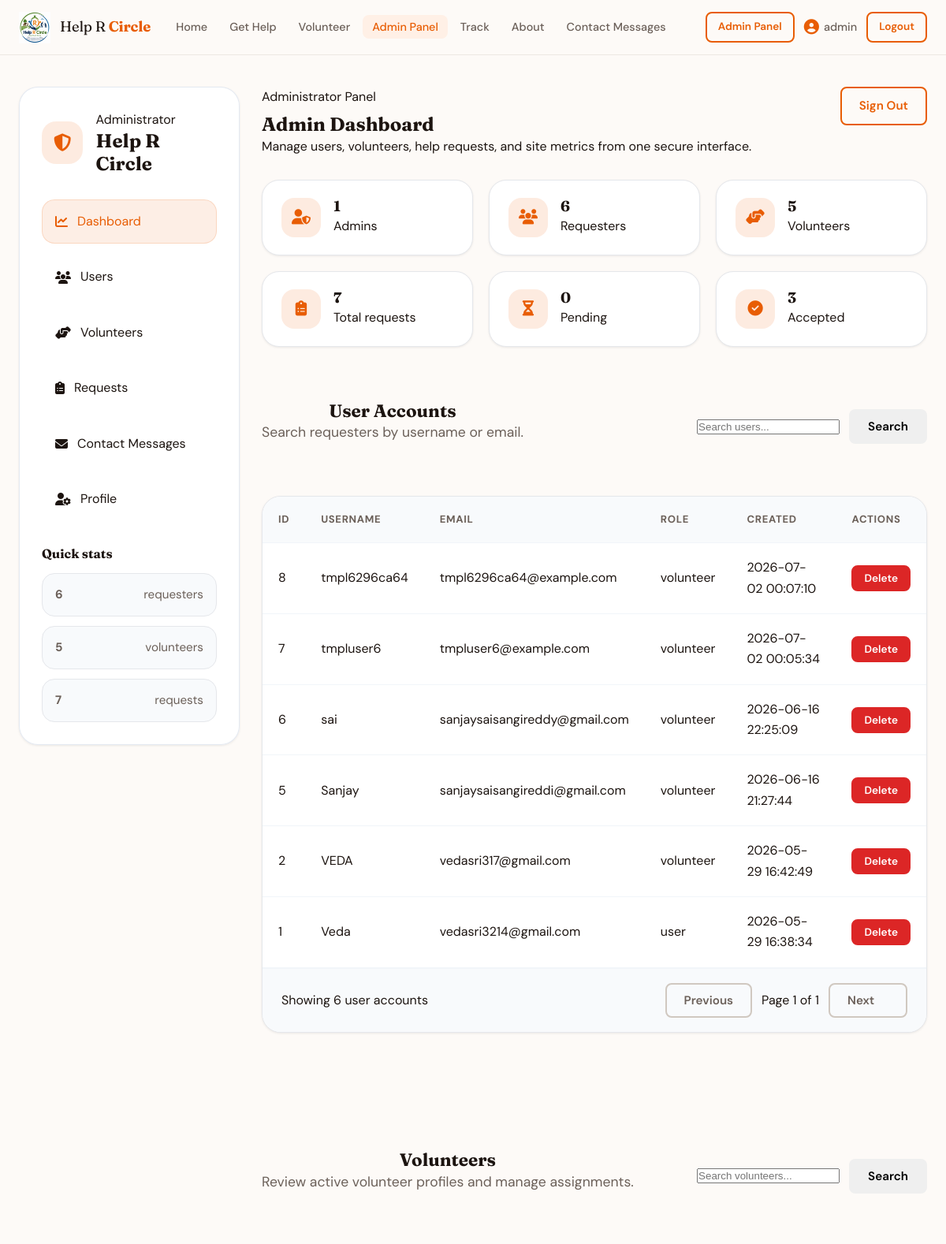
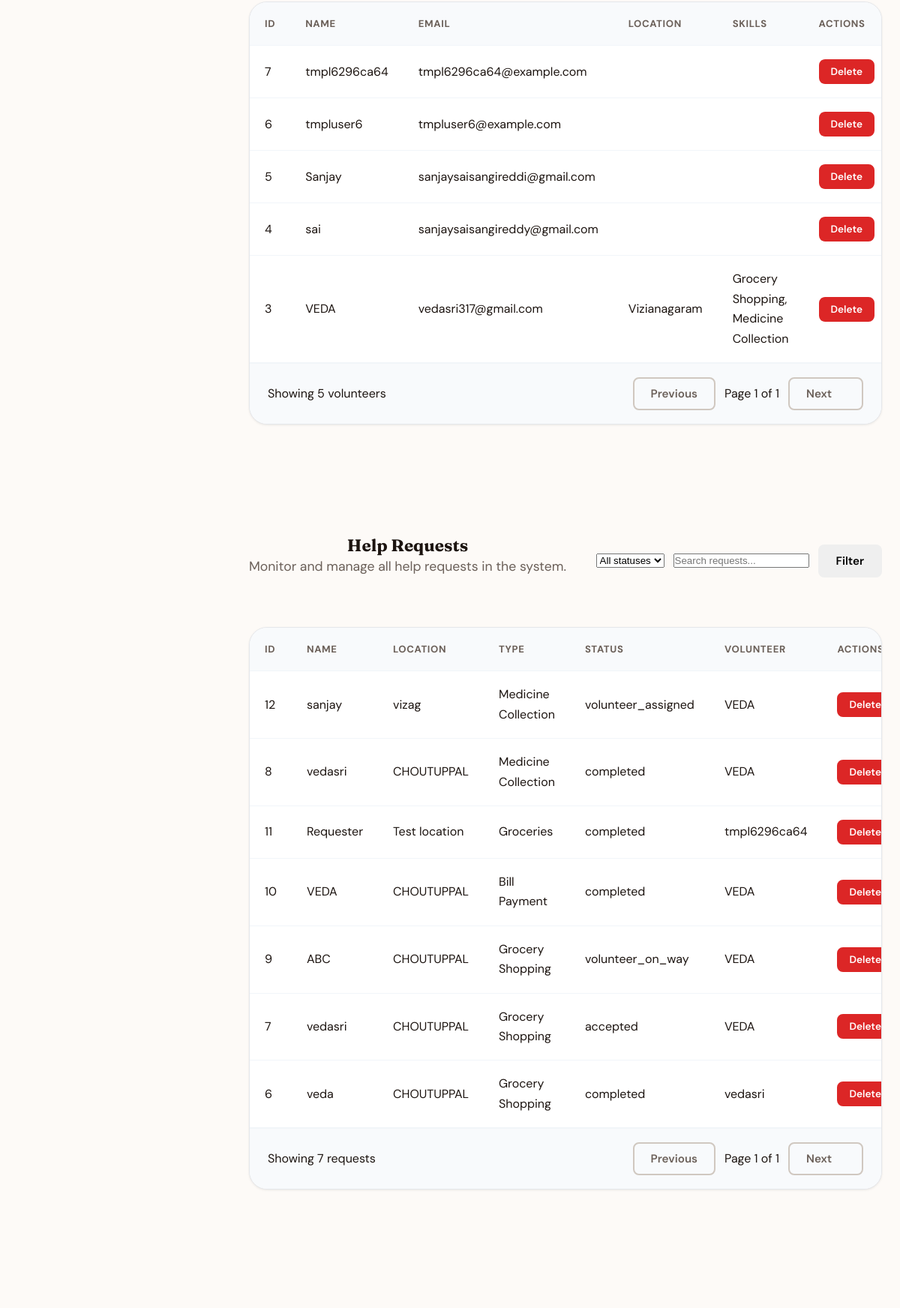
Screenshot of /admin/dashboard (signed in, upper part) with the database file from the repository (2 pictures, top to bottom).
### tables this page shows
CREATE TABLE users (
                id              INTEGER PRIMARY KEY AUTOINCREMENT,
                username        TEXT    NOT NULL UNIQUE,
                email           TEXT    NOT NULL UNIQUE,
                password_hash   TEXT    NOT NULL,
                role            TEXT    NOT NULL DEFAULT 'user',
                created_at      TEXT    DEFAULT (datetime('now', 'localtime')),
                updated_at      TEXT    DEFAULT (datetime('now', 'localtime'))
            , is_verified INTEGER DEFAULT 0, verification_code TEXT, verification_expiry TEXT);

CREATE TABLE volunteers (
                id           INTEGER PRIMARY KEY AUTOINCREMENT,
                name         TEXT NOT NULL,
                phone        TEXT NOT NULL,
                email        TEXT,
                location     TEXT NOT NULL,
                skills       TEXT NOT NULL,
                availability TEXT NOT NULL,
                about        TEXT,
                is_active    INTEGER DEFAULT 1,
                created_at   TEXT DEFAULT (datetime('now', 'localtime'))
            , user_id INTEGER REFERENCES users(id));

CREATE TABLE help_requests (
                id              INTEGER PRIMARY KEY AUTOINCREMENT,
                name            TEXT    NOT NULL,
                phone           TEXT    NOT NULL,
                location        TEXT    NOT NULL,
                help_type       TEXT    NOT NULL,
                description     TEXT    NOT NULL,
                urgency         TEXT    DEFAULT 'normal',
                status          TEXT    DEFAULT 'pending',
                volunteer_name  TEXT    DEFAULT NULL,
                created_at      TEXT    DEFAULT (datetime('now', 'localtime')),
                updated_at      TEXT    DEFAULT (datetime('now', 'localtime'))
            , user_id INTEGER REFERENCES users(id), volunteer_id INTEGER REFERENCES volunteers(id), volunteer_phone TEXT, volunteer_email TEXT, volunteer_location TEXT, volunteer_skills TEXT, accepted_at TEXT, on_the_way_at TEXT, reached_at TEXT, helping_started_at TEXT, completed_at TEXT, request_latitude REAL, request_longitude REAL, volunteer_latitude REAL, volunteer_longitude REAL, assistance_started_at TEXT, last_location_update TEXT, journey_started_at TEXT);

### app.py (the view)
@app.route("/admin/dashboard")
@admin_required
def admin_dashboard():
    status_filter = request.args.get("status", "all")
    user_search = request.args.get("user_search", "").strip()
    volunteer_search = request.args.get("volunteer_search", "").strip()
    request_search = request.args.get("request_search", "").strip()
    users = db.get_all_users(search=user_search)
    volunteers = db.get_all_volunteers(search=volunteer_search)
    requests = db.get_requests(status=status_filter, help_type="all", search=request_search)
    stats = db.get_admin_dashboard_stats()
    return render_template(
        "admin_dashboard.html",
        users=users,
        volunteers=volunteers,
        requests=requests,
        stats=stats,
        status_filter=status_filter,
        user_search=user_search,
        volunteer_search=volunteer_search,
        request_search=request_search
    )

### app.py (called while the page is built)
def admin_required(f):
    @wraps(f)
    def decorated_function(*args, **kwargs):
        if 'user_id' not in session:
            flash("Please log in first.", "error")
            return redirect(url_for('login'))
        if session.get('role') != 'admin':
            flash("Only administrators can access this page.", "error")
            return redirect(url_for('index'))
        return f(*args, **kwargs)
    return decorated_function

### database.py (called while the page is built)
    def _connect(self):
        conn = sqlite3.connect(DB_PATH)
        conn.row_factory = sqlite3.Row
        conn.execute("PRAGMA foreign_keys = ON")
        return conn

    def get_requests(self, status="all", help_type="all", search=""):
        conn  = self._connect()
        query = "SELECT * FROM help_requests WHERE 1=1"
        params = []
        if status != "all":
            query += " AND status = ?"
            params.append(status)
        if help_type != "all":
            query += " AND help_type = ?"
            params.append(help_type)
        if search:
            query += " AND (name LIKE ? OR location LIKE ? OR description LIKE ?)"
            like = f"%{search}%"
            params.extend([like, like, like])
        query += " ORDER BY CASE urgency WHEN 'urgent' THEN 1 WHEN 'normal' THEN 2 ELSE 3 END, created_at DESC"
        rows = conn.execute(query, params).fetchall()
        conn.close()
        return rows

    def get_all_users(self, search=""):
        conn = self._connect()
        query = "SELECT * FROM users WHERE role != 'admin'"
        params = []
        if search:
            query += " AND (username LIKE ? OR email LIKE ?)"
            like = f"%{search}%"
            params.extend([like, like])
        query += " ORDER BY created_at DESC"
        rows = conn.execute(query, params).fetchall()
        conn.close()
        return rows

    def get_all_volunteers(self, search=""):
        conn = self._connect()
        query = "SELECT * FROM volunteers WHERE is_active=1"
        params = []
        if search:
            query += " AND (name LIKE ? OR email LIKE ? OR location LIKE ?)"
            like = f"%{search}%"
            params.extend([like, like, like])
        query += " ORDER BY created_at DESC"
        rows = conn.execute(query, params).fetchall()
        conn.close()
        return rows

### templates/admin_dashboard.html (shortened to what this page needs)
{% extends "base.html" %}
{% block content %}
<div class="dashboard-root">
  <aside class="dashboard-sidebar">
    <div class="sidebar-brand">
      <span class="sidebar-brand-icon"><i class="fas fa-shield-alt"></i></span>
      <div>
        <p class="eyebrow">Administrator</p>
        <h2>Help R Circle</h2>
      </div>
    </div>
    <nav class="dashboard-nav">
      <a href="#overview" class="active"><i class="fas fa-chart-line"></i> Dashboard</a>
      <a href="#users"><i class="fas fa-users"></i> Users</a>
      <a href="#volunteers"><i class="fas fa-hands-helping"></i> Volunteers</a>
      <a href="#requests"><i class="fas fa-clipboard-list"></i> Requests</a>
      <a href="{{ url_for('admin_contact_messages') }}"><i class="fas fa-envelope"></i> Contact Messages</a>
      <a href="{{ url_for('profile') }}"><i class="fas fa-user-cog"></i> Profile</a>
    </nav>
    <div class="sidebar-summary">
      <h3>Quick stats</h3>
      <ul>
        <li><strong>{{ stats.total_users }}</strong> requesters</li>
        <li><strong>{{ stats.total_volunteers }}</strong> volunteers</li>
        <li><strong>{{ stats.total_requests }}</strong> requests</li>
      </ul>
    </div>
  </aside>
  <main class="dashboard-main">
    <section id="overview" class="dashboard-header">
      <div>
        <p class="eyebrow">Administrator Panel</p>
        <h1>Admin Dashboard</h1>
        <p>Manage users, volunteers, help requests, and site metrics from one secure interface.</p>
      </div>
      <a href="{{ url_for('logout') }}" class="btn btn-outline">Sign Out</a>
    </section>
    <section class="dashboard-overview">
      <article class="dashboard-card">
        <div class="dashboard-card-icon"><i class="fas fa-user-shield"></i></div>
        <div>
          <h3>{{ stats.total_admins }}</h3>
          <p>Admins</p>
        </div>
      </article>
      <article class="dashboard-card">
        <div class="dashboard-card-icon"><i class="fas fa-users"></i></div>
        <div>
          <h3>{{ stats.total_users }}</h3>
          <p>Requesters</p>
        </div>
      </article>
      <article class="dashboard-card">
        <div class="dashboard-card-icon"><i class="fas fa-hands-helping"></i></div>
        <div>
          <h3>{{ stats.total_volunteers }}</h3>
          <p>Volunteers</p>
        </div>
      </article>
      <article class="dashboard-card">
        <div class="dashboard-card-icon"><i class="fas fa-clipboard-list"></i></div>
        <div>
          <h3>{{ stats.total_requests }}</h3>
          <p>Total requests</p>
        </div>
      </article>
      <article class="dashboard-card">
        <div class="dashboard-card-icon"><i class="fas fa-hourglass-half"></i></div>
        <div>
          <h3>{{ stats.pending_requests }}</h3>
          <p>Pending</p>
        </div>
      </article>
      <article class="dashboard-card">
        <div class="dashboard-card-icon"><i class="fas fa-check-circle"></i></div>
        <div>
          <h3>{{ stats.accepted_requests }}</h3>
          <p>Accepted</p>
        </div>
      </article>
    </section>
    <section id="users" class="dashboard-section">
      <div class="section-header">
        <div>
          <h2>User Accounts</h2>
          <p>Search requesters by username or email.</p>
        </div>
        <form method="GET" action="{{ url_for('admin_dashboard') }}" class="search-form">
          <input type="text" name="user_search" value="{{ user_search }}" placeholder="Search users..." class="form-input" />
          <button type="submit" class="btn btn-secondary">Search</button>
        </form>
      </div>
      <div class="table-card">
        <div class="table-scroll">
          <table class="data-table">
            <thead>
              <tr>
                <th>ID</th>
                <th>Username</th>
                <th>Email</th>
                <th>Role</th>
                <th>Created</th>
                <th>Actions</th>
              </tr>
            </thead>
            <tbody>
              {% for user in users %}
              <tr>
                <td>{{ user.id }}</td>
                <td>{{ user.username }}</td>
                <td>{{ user.email }}</td>
                <td>{{ user.role }}</td>
                <td>{{ user.created_at }}</td>
                <td>
                  <form method="POST" action="{{ url_for('admin_delete_user', user_id=user.id) }}" class="inline-form">
                    <button type="submit" class="btn btn-danger btn-sm" onclick="return confirm('Delete this user account?');">Delete</button>
                  </form>
                </td>
              </tr>
              {% else %}
              <tr>
                <td colspan="6">No users found.</td>
              </tr>
              {% endfor %}
            </tbody>
          </table>
        </div>
        <div class="table-footer">
          <span>Showing {{ users|length }} user accounts</span>
          <div class="pagination">
            <button class="btn btn-ghost" disabled>Previous</button>
            <span>Page 1 of 1</span>
            <button class="btn btn-ghost">Next</button>
          </div>
        </div>
      </div>
    </section>
    <section id="volunteers" class="dashboard-section">
      <div class="section-header">
        <div>
          <h2>Volunteers</h2>
          <p>Review active volunteer profiles and manage assignments.</p>
        </div>
        <form method="GET" action="{{ url_for('admin_dashboard') }}" class="search-form">
          <input type="text" name="volunteer_search" value="{{ volunteer_search }}" placeholder="Search volunteers..." class="form-input" />
          <button type="submit" class="btn btn-secondary">Search</button>
        </form>
      </div>
      <div class="table-card">
        <div class="table-scroll">
          <table class="data-table">
            <thead>
              <tr>
                <th>ID</th>
                <th>Name</th>
                <th>Email</th>
                <th>Location</th>
                <th>Skills</th>
                <th>Actions</th>
              </tr>
            </thead>
            <tbody>
              {% for volunteer in volunteers %}
              <tr>
                <td>{{ volunteer.id }}</td>
                <td>{{ volunteer.name }}</td>
                <td>{{ volunteer.email or '—' }}</td>
                <td>{{ volunteer.location }}</td>
                <td>{{ volunteer.skills }}</td>
                <td>
                  <form method="POST" action="{{ url_for('admin_delete_volunteer', volunteer_id=volunteer.id) }}" class="inline-form">
                    <button type="submit" class="btn btn-danger btn-sm" onclick="return confirm('Delete this volunteer?');">Delete</button>
                  </form>
                </td>
              </tr>
              {% else %}
              <tr>
                <td colspan="6">No volunteers found.</td>
              </tr>
              {% endfor %}
            </tbody>
          </table>
        </div>
        <div class="table-footer">
          <span>Showing {{ volunteers|length }} volunteers</span>
          <div class="pagination">
            <button class="btn btn-ghost" disabled>Previous</button>
            <span>Page 1 of 1</span>
            <button class="btn btn-ghost">Next</button>
          </div>
        </div>
      </div>
    </section>
    <section id="requests" class="dashboard-section">
      <div class="section-header">
        <div>
          <h2>Help Requests</h2>
          <p>Monitor and manage all help requests in the system.</p>
        </div>
        <form method="GET" action="{{ url_for('admin_dashboard') }}" class="search-form">
          <select name="status" class="form-input">
            <option value="all" {% if status_filter == 'all' %}selected{% endif %}>All statuses</option>
          </select>
          <input type="text" name="request_search" value="{{ request_search }}" placeholder="Search requests..." class="form-input" />
          <button type="submit" class="btn btn-secondary">Filter</button>
        </form>
      </div>
      <div class="table-card">
        <div class="table-scroll">
          <table class="data-table">
            <thead>
              <tr>
                <th>ID</th>
                <th>Name</th>
                <th>Location</th>
                <th>Type</th>
                <th>Status</th>
                <th>Volunteer</th>
                <th>Actions</th>
              </tr>
            </thead>
            <tbody>
              {% for req in requests %}
              <tr>
                <td>{{ req.id }}</td>
                <td>{{ req.name }}</td>
                <td>{{ req.location }}</td>
                <td>{{ req.help_type }}</td>
                <td>{{ req.status }}</td>
                <td>{{ req.volunteer_name or 'Unassigned' }}</td>
                <td>
                  <form method="POST" action="{{ url_for('admin_delete_request', req_id=req.id) }}" class="inline-form">
                    <button type="submit" class="btn btn-danger btn-sm" onclick="return confirm('Delete this request?');">Delete</button>
                  </form>
                </td>
              </tr>
              {% else %}
              <tr>
                <td colspan="7">No requests found.</td>
              </tr>
              {% endfor %}
            </tbody>
          </table>
        </div>
        <div class="table-footer">
          <span>Showing {{ requests|length }} requests</span>
          <div class="pagination">
            <button class="btn btn-ghost" disabled>Previous</button>
            <span>Page 1 of 1</span>
            <button class="btn btn-ghost">Next</button>
          </div>
        </div>
      </div>
    </section>
  </main>
</div>
{% endblock %}

### rows the page displays
users: id "8", username "tmpl6296ca64", email "tmpl6296ca64@example.com", role "volunteer", created_at "2026-07-02 00:07:10"
users: id "7", username "tmpluser6", email "tmpluser6@example.com", role "volunteer", created_at "2026-07-02 00:05:34"
users: id "6", username "sai", email "sanjaysaisangireddy@gmail.com", role "volunteer", created_at "2026-06-16 22:25:09"
users: id "5", username "Sanjay", email "sanjaysaisangireddi@gmail.com", role "volunteer", created_at "2026-06-16 21:27:44"
users: id "2", username "VEDA", email "vedasri317@gmail.com", role "volunteer", created_at "2026-05-29 16:42:49"
users: id "1", username "Veda", email "vedasri3214@gmail.com", role "user", created_at "2026-05-29 16:38:34"
volunteers: id "7", name "tmpl6296ca64", email "tmpl6296ca64@example.com"
volunteers: id "6", name "tmpluser6", email "tmpluser6@example.com"
volunteers: id "5", name "Sanjay", email "sanjaysaisangireddi@gmail.com"
volunteers: id "4", name "sai", email "sanjaysaisangireddy@gmail.com"
volunteers: id "3", name "VEDA", email "vedasri317@gmail.com", location "Vizianagaram", skills "Grocery Shopping, Medicine Collection"
help_requests: id "12", name "sanjay", location "vizag", help_type "Medicine Collection", status "volunteer_assigned", volunteer_name "VEDA"
help_requests: id "8", name "vedasri", location "CHOUTUPPAL", help_type "Medicine Collection", status "completed", volunteer_name "VEDA"
help_requests: id "11", name "Requester", location "Test location", help_type "Groceries", status "completed", volunteer_name "tmpl6296ca64"
help_requests: id "10", name "VEDA", location "CHOUTUPPAL", help_type "Bill Payment", status "completed", volunteer_name "VEDA"
help_requests: id "9", name "ABC", location "CHOUTUPPAL", help_type "Grocery Shopping", status "volunteer_on_way", volunteer_name "VEDA"
help_requests: id "7", name "vedasri", location "CHOUTUPPAL", help_type "Grocery Shopping", status "accepted", volunteer_name "VEDA"
help_requests: id "6", name "veda", location "CHOUTUPPAL", help_type "Grocery Shopping", status "completed", volunteer_name "vedasri"

### other values shown
{{ session.get('username') }} "admin"
{{ stats.total_users }} "6"
{{ stats.total_volunteers }} "5"
{{ stats.total_requests }} "7"
{{ stats.total_admins }} "1"
{{ stats.pending_requests }} "0"
{{ stats.accepted_requests }} "3"
{{ users|length }} "6"
{{ volunteers|length }} "5"
{{ requests|length }} "7"
